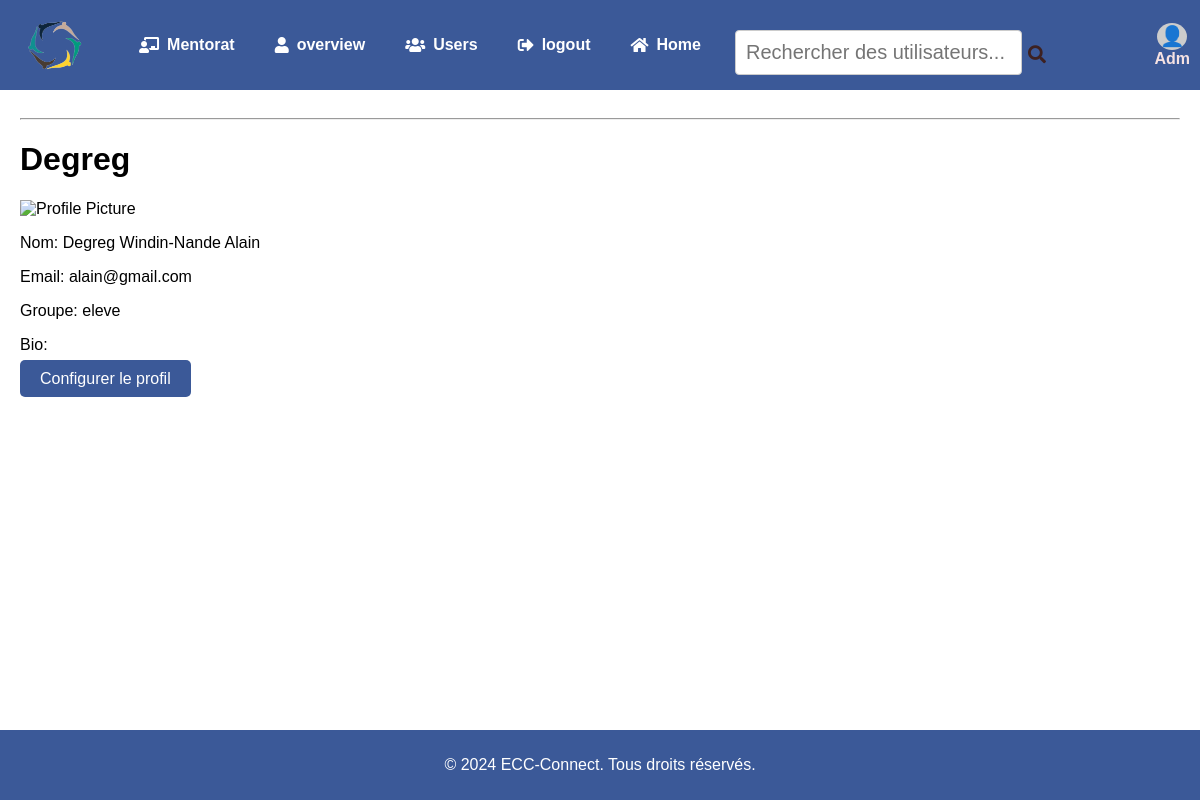
Page /profile/Degreg/ (signed in) on the committed database.
### network/models.py (models this page shows, shortened)
class User(AbstractUser):
    profile_pic = models.ImageField(upload_to='profile_pic/', blank=True, null=True)
    bio = models.TextField(max_length=160, blank=True, null=True)
    cover = models.ImageField(upload_to='covers/', blank=True, null=True)
    user_group = models.CharField(max_length=10,blank=True, null=True)  # Alumni ou Eleve
    nationality = models.CharField(max_length=100, blank=True, null=True)
    promotion = models.CharField(max_length=10, blank=True, null=True)
    graduation_date = models.DateField(blank=True, null=True)
    phone_number = models.CharField(max_length=15, blank=True, null=True)
    major = models.CharField(max_length=50, choices=[
        ('Aide à la Décision', 'Aide à la Décision'),
        ('Énergie', 'Énergie'),
        ('Matériau', 'Matériau'),
        ('Industrie', 'Industrie')
    ], blank=True, null=True)
    option = models.CharField(max_length=50, choices=[
        ('Génie Industriel', 'Génie Industriel'),
        ('Data Science et Digitalisation', 'Data Science et Digitalisation'),
        ('Énergie', 'Énergie')
    ], blank=True, null=True)
    filiere = models.CharField(max_length=100, choices=[
        ('Industrie 4.0', 'Industrie 4.0'),
        ('Ingénierie des Systèmes Complexes', 'Ingénierie des Systèmes Complexes'),
        ('Entreprendre en Afrique', 'Entreprendre en Afrique')
    ], blank=True, null=True)
    email = models.EmailField(blank=True, null=True)
    mentoring_1A = models.BooleanField(default=False)
    mentoring_2A = models.BooleanField(default=False)
    mentoring_3A = models.BooleanField(default=False)
    linkedin = models.URLField(blank=True, null=True)
    other_links = models.URLField(blank=True, null=True)

### network/views.py (the view, shortened to what this page needs)
# urls.py: path('profile/<str:username>/', views.profile, name='profile'),
@login_required
def profile(request, username):
    profile_user = get_object_or_404(User, username=username)
    profile_pic_url = profile_user.profile_pic.url if profile_user.profile_pic and hasattr(profile_user.profile_pic, 'url') else None
    context = {
        "profile_user": profile_user,
        "profile_pic_url": profile_pic_url,
    }
    return render(request, 'network/profile.html', context)

### network/templates/network/profile.html
{% extends "network/indexx.html" %}
{% load static %}
{% block content %}
<h1>{{ profile_user.username }}</h1>
<div>
    <img src="{{ user_profile.profile_pic.url }}" alt="Profile Picture" />
</div>
<div>
    <p>Nom: {{ profile_user.username }} {{ profile_user.last_name }}</p>
    <p>Email: {{ profile_user.email }}</p>
    <p>Groupe: {{ profile_user.user_group }}</p>
    <p>Bio: {{ profile_user.bio }}</p>
</div>
<a href="{% url 'profile_view' %}" class="btn-login">Configurer le profil</a>
{% endblock %}

### network/templates/network/indexx.html (shortened to what this page needs)
{% load static %}
<!DOCTYPE html>
<html lang="fr">
<head>
    <link rel="stylesheet" href="{% static 'network/styles.css' %}">
    <link rel="stylesheet" href="https://cdnjs.cloudflare.com/ajax/libs/font-awesome/5.15.4/css/all.min.css">
</head>
<body>
    <header>
        {% if user.is_authenticated %}
        <div class="logo-container">
            <img src="{% static 'network/Images/B.png' %}" alt="Logo" class="logo">
        </div>
        <ul class="nav-head">
            <ul class="menu">
                <li><a href="{% url 'mentoring' %}"><i class="fas fa-chalkboard-teacher"></i> Mentorat</a></li>
                <li><a href="{% url 'overview' %}"><i class="fas fa-user"></i>overview</a></li>
                <li><a href="{% url 'users_list' %}"><i class="fas fa-users"></i>Users</a></li>
                <li><a href="{% url 'logout' %}"><i class="fas fa-sign-out-alt"></i> logout</a></li>
                <li><a href="{% url 'indexx' %}"><i class="fas fa-home"></i> Home</a></li>
            </ul>
            <li class="nav-item search-container">
                <form method="GET" action="{% url 'search' %}" class="search-form">
                    <div class="search-div">
                        <input type="text" name="q" id="search-input" placeholder="Rechercher des utilisateurs..." aria-label="Recherche des utilisateurs" class="search-input">
                        <button type="submit" class="search-icon"><i class="fas fa-search"></i></button>
                    </div>
                </form>
            </li>
            {% endif %}
            {% if user.is_authenticated %}
            <li class="nav-profile">
                <a href="{% url 'profile_view' %}" class="nav-link">
                    <div class="profile-info">
                        {% if user.profile_pic %}
                            <img src="{{ user.profile_pic.url }}" alt="{{ user.username }}" class="profile-pic">
                        {% else %}
                            <div class="profile-icon">👤</div>
                        {% endif %}
                        <span class="username">{{ user.username }}</span>
                    </div>
                </a>
            </li>
            {% endif %}
        </ul>
    </header>
    <div class="container">
        <main class="main-content" id="main-content">
            <hr>
            <div id="dynamic-content">
                {% block content %}
                {% endblock %}
            </div>
        </main>
    </div>
    <footer>
        <p>&copy; 2024  ECC-Connect. Tous droits réservés.</p>
    </footer>
</body>
</html>

### network/static/network/styles.css (style rules this page uses)
html, body { margin: 0; padding: 0; font-family: Arial, sans-serif; height: 100%; }
body { display: flex; flex-direction: column; min-height: 100vh; margin: 0; background-image: url('/static/network/Images/ECC-bg.png'); background-size: cover; background-repeat: no-repeat; }
.main-content { flex: 1; padding: 20px; box-sizing: border-box; overflow-y: auto; }
header { background-color: #3b5998; display: flex; justify-content: space-between; align-items: center; color: white; }
.container { display: flex; height: calc(100vh - 60px); }
footer { background-color: #3b5998; color: white; text-align: center; padding: 10px 0; width: 100%; position: relative; bottom: 0; left: 0; display: none; }
.logo-container { display: flex; flex-direction: column; align-items: center; margin-bottom: 0; overflow: hidden; }
.logo { width: 120px; height: 90px; object-fit: cover; margin: 0; }
main { flex: 1; }
.nav-head { list-style: none; margin: 0; padding: 0; display: flex; align-items: center; width: 100%; justify-content: space-between; height: 45px; background-color: #3b5998; }
.menu { list-style: none; display: flex; margin: 0; padding: 0; transition: all 0.3s ease; height: 100%; }
.menu li { margin-left: 20px; }
.menu a { color: white; text-decoration: none; font-weight: bold; display: flex; align-items: center; height: 100%; padding: 0 10px; font-size: 1rem; }
.menu a i { margin-right: 8px; font-size: 16px; }
.search-container { flex: 1; margin-left: 20px; height: 100%; display: flex; align-items: center; }
.search-form { display: flex; align-items: center; height: 100%; }
.search-div { display: flex; border-radius: 5px; padding: 4px; }
.search-input { border: none; outline: none; padding: 5px; font-size: 20px; }
.search-icon { background: none; border: none; cursor: pointer; font-size: 18px; color: #3d2121; }
.nav-profile { list-style: none; margin: 0; padding: 0; height: 100%; }
.nav-link { display: flex; align-items: center; text-decoration: none; padding: 0 10px; color: #b68282; height: 100%; transition: background-color 0.3s ease; }
.profile-info { display: flex; flex-direction: column; align-items: center; justify-content: center; height: 100%; }
.profile-icon { width: 30px; height: 30px; border-radius: 50%; background-color: #ccc; display: flex; align-items: center; justify-content: center; font-size: 20px; margin-bottom: 0; }
.username { font-size: 16px; font-weight: bold; color: #f6e2e2; }
.btn-login { background-color: #3b5998; color: white; padding: 10px 20px; text-decoration: none; border-radius: 5px; }
form { margin-top: 20px; }
form input[type="text"], form input[type="email"], form input[type="password"], form textarea { width: 60; padding: 10px; margin: 5px 0 10px; border: 1px solid #ccc; border-radius: 4px; }
form button { background-color: #28a745; }

### rows in the picture
User: username "Adm"
User: username "Degreg", last_name "Windin-Nande Alain", email "alain@gmail.com", user_group "eleve"
